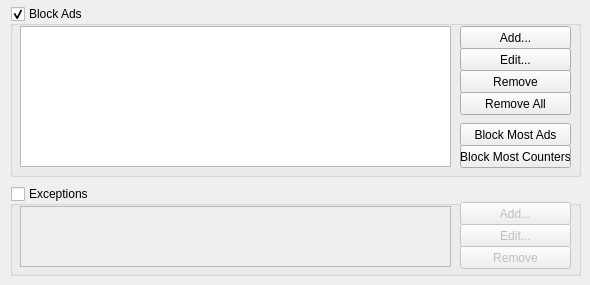
     <widget class="QWidget" name="tab_6" >
      <attribute name="title" >
       <string>AdBlock</string>
      </attribute>
      <widget class="QGroupBox" name="chkBlockAds" >
       <property name="geometry" >
        <rect>
         <x>10</x>
         <y>6</y>
         <width>571</width>
         <height>171</height>
        </rect>
       </property>
       <property name="title" >
        <string>Block Ads</string>
       </property>
       <property name="checkable" >
        <bool>true</bool>
       </property>
       <widget class="QListWidget" name="listAds" >
        <property name="geometry" >
         <rect>
          <x>10</x>
          <y>20</y>
          <width>431</width>
          <height>141</height>
         </rect>
        </property>
       </widget>
       <widget class="QPushButton" name="btnAddAd" >
        <property name="geometry" >
         <rect>
          <x>450</x>
          <y>20</y>
          <width>111</width>
          <height>23</height>
         </rect>
        </property>
        <property name="text" >
         <string>Add...</string>
        </property>
       </widget>
       <widget class="QPushButton" name="btnDelAd" >
        <property name="geometry" >
         <rect>
          <x>450</x>
          <y>64</y>
          <width>111</width>
          <height>23</height>
         </rect>
        </property>
        <property name="text" >
         <string>Remove</string>
        </property>
       </widget>
       <widget class="QPushButton" name="btnDelAds" >
        <property name="geometry" >
         <rect>
          <x>450</x>
          <y>86</y>
          <width>111</width>
          <height>23</height>
         </rect>
        </property>
        <property name="text" >
         <string>Remove All</string>
        </property>
       </widget>
       <widget class="QPushButton" name="btnEditAd" >
        <property name="geometry" >
         <rect>
          <x>450</x>
          <y>42</y>
          <width>111</width>
          <height>23</height>
         </rect>
        </property>
        <property name="text" >
         <string>Edit...</string>
        </property>
       </widget>
       <widget class="QPushButton" name="btnBlockMostAds" >
        <property name="geometry" >
         <rect>
          <x>450</x>
          <y>117</y>
          <width>111</width>
          <height>23</height>
         </rect>
        </property>
        <property name="text" >
         <string>Block Most Ads</string>
        </property>
       </widget>
       <widget class="QPushButton" name="btnBlockMostCnts" >
        <property name="geometry" >
         <rect>
          <x>450</x>
          <y>139</y>
          <width>111</width>
          <height>23</height>
         </rect>
        </property>
        <property name="text" >
         <string>Block Most Counters</string>
        </property>
       </widget>
      </widget>
      <widget class="QGroupBox" name="chkBlockAdsEx" >
       <property name="geometry" >
        <rect>
         <x>10</x>
         <y>186</y>
         <width>571</width>
         <height>90</height>
        </rect>
       </property>
       <property name="title" >
        <string>Exceptions</string>
       </property>
       <property name="checkable" >
        <bool>true</bool>
       </property>
       <property name="checked" >
        <bool>false</bool>
       </property>
       <widget class="QListWidget" name="listAdEx" >
        <property name="geometry" >
         <rect>
          <x>10</x>
          <y>20</y>
          <width>431</width>
          <height>61</height>
         </rect>
        </property>
       </widget>
       <widget class="QPushButton" name="btnAddAdEx" >
        <property name="geometry" >
         <rect>
          <x>450</x>
          <y>16</y>
          <width>111</width>
          <height>23</height>
         </rect>
        </property>
        <property name="text" >
         <string>Add...</string>
        </property>
       </widget>
       <widget class="QPushButton" name="btnEditAdEx" >
        <property name="geometry" >
         <rect>
          <x>450</x>
          <y>38</y>
          <width>111</width>
          <height>23</height>
         </rect>
        </property>
        <property name="text" >
         <string>Edit...</string>
        </property>
       </widget>
       <widget class="QPushButton" name="btnDelAdEx" >
        <property name="geometry" >
         <rect>
          <x>450</x>
          <y>60</y>
          <width>111</width>
          <height>23</height>
         </rect>
        </property>
        <property name="text" >
         <string>Remove</string>
        </property>
       </widget>
      </widget>
     </widget>
